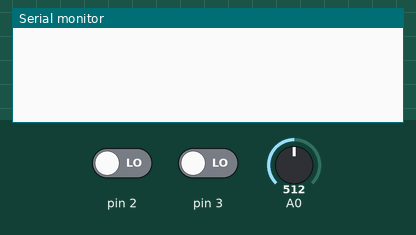
This sketch was run on a simulated Arduino Uno, built with avr-gcc and run on an emulated ATmega328P. On the bench: the last lines printed to the serial monitor. Inputs (shaded band) come from the test bench; at power-on: pin 2 LOW, A0 = 512, pin 3 LOW.

Above: at 5.0 s.
5.1 s: pin 2 driven HIGH
At 5.7 s:
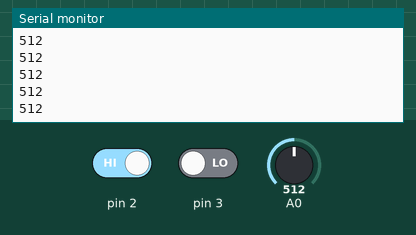
7.0 s: A0 set to 390
At 7.6 s:
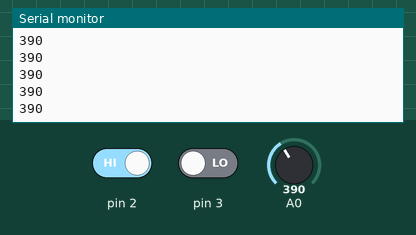
8.5 s: A0 set to 410
At 9.1 s:
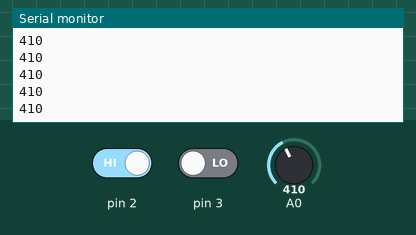
Timing chart, 0 to 11.5 s (numbered marks = the images above; inputs shaded):
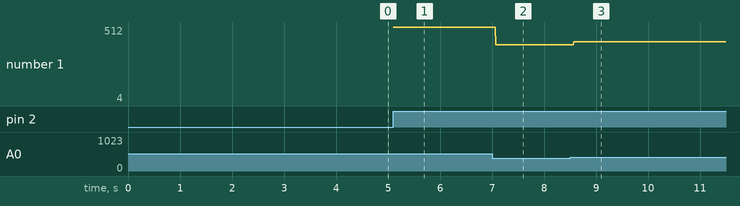

The sketch:

AutoBeamControl.ino
```cpp
/*
    Name: Siva Prasad Raju Bairaju
    Version: version 1.0
    Case Study Title: Auto Beam Control
    TinkerCad Link: https://www.tinkercad.com/things/cg5mpkx06k6-tremendous-stantia/editel?tenant=circuits?sharecode=-9RhfYRxUiegCPeckrvqv20HFRHTNZ6USNs2srlcYqQ=

*/

#include<stdint.h>
#include<avr/io.h>
#include<avr/interrupt.h>
#include<util/delay.h>
#include<stdbool.h>

#define SET_BIT(PORT,BIT) PORT|= (1<<BIT)
#define CLR_BIT(PORT,BIT) PORT&= ~(1<<BIT)
#define ADC_PIN 0

struct
{
  volatile unsigned int FLAG_ISR_INT1:1;
  volatile unsigned int FLAG_ISR_INT0:1;
}FLAG;

volatile int value;

void idle_state(void)
{
  while(1)
  {
    //Serial.println("Entered into idle state");
    if(FLAG.FLAG_ISR_INT0 == 1)
    {
      //Serial.println("SWITCH1 ON");
      value = adc_read(0);
      Serial.println(value);
        if(value >= 0 && value<= 200 )
          {
                //Serial.println("Entered into Low  state");
                OCR2A = 255;
                OCR2B = 255;
                value = adc_read(0);
                Serial.println(value);
          }
        else if(value > 200  && value <= 400)
          {
                //Serial.println("Entered into medium State");
                OCR2A = 128;
                OCR2B = 255;
                value = adc_read(0);
                Serial.println(value);
          }
        else if(value > 400)
          {
                //Serial.println("Entered into high state");
                OCR2A = 64;
                OCR2B = 255;
               value = adc_read(0);
                Serial.println(value);
          }

      }
  }
}

ISR(INT0_vect)
{
  cli();
  if(FLAG.FLAG_ISR_INT0 == 1)
  {
   value = adc_read(0);
  }
  else
  {
    FLAG.FLAG_ISR_INT0 = 1;
  }
  sei();
}

ISR(INT1_vect)
{
  cli();
  FLAG.FLAG_ISR_INT0 = 0;
  sei();
}

ISR(TIMER2_COMPA_vect)
{
    cli();
    CLR_BIT(PORTB,PB1);
    sei();
}

ISR(TIMER2_COMPB_vect)
{
    cli();
    SET_BIT(PORTB,PB1);
    sei();
}

uint16_t adc_read(uint8_t adc)
{
  ADCSRA |= 1<<ADEN;
  ADMUX |= (1<<REFS0);
  ADMUX |= (adc & 0x0f);
  ADCSRA |= (1<<ADSC);
  while(ADCSRA & (1<<ADSC))
  {
  }
  return ADC;
}

int main()
{
  SET_BIT(DDRB,PB1);
  SET_BIT(DDRD,PD4);

  CLR_BIT(DDRB,PB1);
  CLR_BIT(DDRD,PD4);

  CLR_BIT(PORTD,PD3);
  CLR_BIT(PORTD,PD2);
  CLR_BIT(DDRC,PC0);

  EICRA|=(1<<ISC00);
  EICRA &= ~(1<<ISC01);
  EIMSK |= (1<<INT0);

  EICRA|=(1<<ISC10);
  EICRA &= ~(1<<ISC11);
  EIMSK |= (1<<INT1);


  TCCR2A = 0x00;
  TCNT2 = 0x00;
  TCCR2B|=((1<<CS20)|(1<<CS21)| (1<<CS22));
  TIMSK2 |= (1<<OCIE2A) | (1<<OCIE2B);

  Serial.begin(9600);

  sei();

  while(1)
  {
    //Serial.println("Entered into main loop");
    SET_BIT(PORTD,PD4);
    idle_state();
  }
}
```

Measured:
- after the input at 5.1 s, the serial monitor: prints a new line at once (image 1)
- after the input at 7.0 s, the serial monitor: prints a new line after 0.07 s (image 2)
- after the input at 8.5 s, the serial monitor: prints a new line after 0.07 s (image 3)
- plotted number 1: 512 → 390 after the input at 7.0 s, 390 → 4 after the input at 8.5 s
